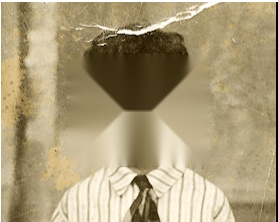
#> input picture 220962076_CV/220962076_week6/inpainted_image.jpg, 278 x 222 px
$ python -i week6_2.py   (imports and definitions only)
#> lines starting #> are read from the running program, lines starting #| are printed output that depends on the picture; after the words box and inside, x2 and y2 are one past the last pixel; in counts of white or black regions, pixels touching at a corner belong together
#> further down, picture is the input picture: shape (222, 278, 3); mean B, G, R 121.2, 156, 170.9
import streamlit as st
import cv2
import numpy as np
from PIL import Image
import io

def correct_skew(image):
    gray = cv2.cvtColor(image, cv2.COLOR_BGR2GRAY)
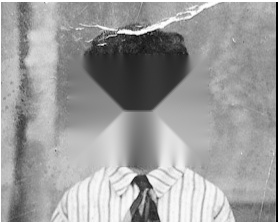
#> gray: shape (222, 278); min 0, max 255, mean 156.5
    gray = cv2.bitwise_not(gray)
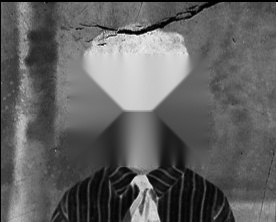
#> gray: shape (222, 278); min 0, max 255, mean 98.5
    thresh = cv2.threshold(gray, 0, 255, cv2.THRESH_BINARY | cv2.THRESH_OTSU)[1]
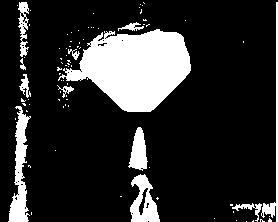
#> thresh: shape (222, 278); 17.9% white; 83 white regions (71 under 20 px), largest, box (x1, y1, x2, y2) and area: (58, 29, 191, 112) 6834, (8, 106, 31, 222) 1206, (130, 174, 160, 222) 818
    coords = np.column_stack(np.where(thresh > 0))
#> coords = 11044 pairs, first value 2 to 221, second value 8 to 277
    angle = cv2.minAreaRect(coords)[-1]
#> angle = -90
    if angle < -45:
        angle = -(90 + angle)
#> angle = 0
    else:
        angle = -angle

    (h, w) = image.shape[:2]
#> h = 222; w = 278
    center = (w // 2, h // 2)
#> center = (139, 111)
    M = cv2.getRotationMatrix2D(center, angle, 1.0)
#> M = [[1, 0, 0], [0, 1, 0]]
    rotated = cv2.warpAffine(image, M, (w, h), flags=cv2.INTER_CUBIC, borderMode=cv2.BORDER_REPLICATE)

    return rotated, angle

def draw_rectangle(image, angle):
    gray = cv2.cvtColor(image, cv2.COLOR_BGR2GRAY)
    gray = cv2.bitwise_not(gray)
    thresh = cv2.threshold(gray, 0, 255, cv2.THRESH_BINARY | cv2.THRESH_OTSU)[1]
    coords = np.column_stack(np.where(thresh > 0))
    rect = cv2.minAreaRect(coords)
    box = cv2.boxPoints(rect)
    box = np.int32(box)  # Use np.int32 instead of np.int0
    image_with_rect = cv2.drawContours(image.copy(), [box], 0, (0, 255, 0), 2)
    return image_with_rect

# [21 lines not run here, left out]

>>> import cv2
>>> picture = cv2.imread('inpainted_image.jpg')
>>> result = correct_skew(picture)
